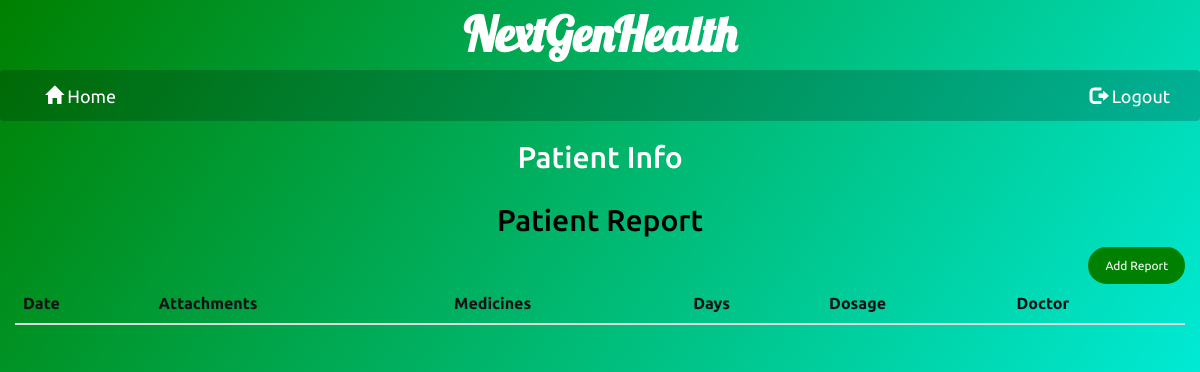
Before: /doctor/doc_id=1/patient_id=1/ (signed in) with the older database file.
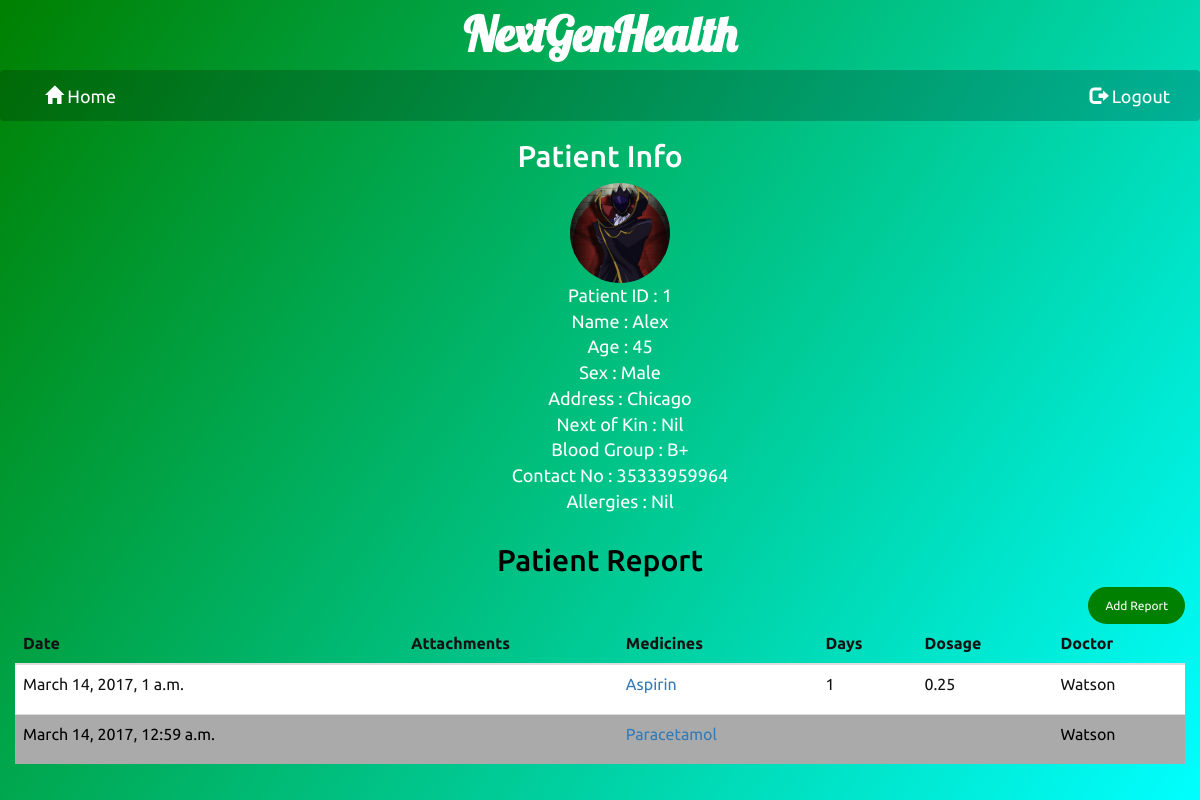
After: the same page with the newer database file.
### patient/models.py (models this page shows, shortened)
class Patient(models.Model) :
    p_id = models.BigIntegerField(primary_key=True)
    user = models.OneToOneField(User , on_delete = models.CASCADE)
    p_image = models.ImageField(upload_to = 'images/patients')
    p_name = models.CharField(max_length = 50)
    p_age = models.IntegerField(null=False)
    p_sx = models.CharField(max_length = 10)
    p_addr = models.CharField(max_length = 100)
    p_NoK = models.CharField(max_length = 50 , default = "Nil")
    p_blood = models.CharField(max_length = 3)
    p_contact = models.CharField(max_length = 50)
    p_allerg = models.CharField(max_length = 100 , default = "Nil")

### doctor/models.py (models this page shows, shortened)
class Report(models.Model) :
    patient_no = models.ForeignKey(Patient)
    date = models.DateTimeField(auto_now_add = True)
    med = models.CharField(max_length = 1000)
    attach = models.ImageField(upload_to = 'images/attachments' , null = True , blank = True)
    doc = models.CharField(max_length = 50)
    class Meta :
        unique_together = (('patient_no' , 'date'),)
    @property
    def medsplit(self) :
        return self.med.split(',')

class Prescription(models.Model) :
    pres_id = models.ForeignKey(Report)
    dosage = models.DecimalField(max_digits = 3 , decimal_places = 2 , default = 1)
    morn = models.BooleanField()
    noon = models.BooleanField()
    nite = models.BooleanField()
    timing = models.CharField(max_length = 10)
    days = models.IntegerField(default = 1)

### doctor/views.py (the view)
# urls.py: url(r'^doc_id=(?P<doc_id>[0-9]+)/patient_id=(?P<patient_id>[0-9]+)/$' , views.info , name = 'patient_info') ,
@login_required(login_url = '/doctor/')
def info(request , patient_id , **kwargs) :
    reports = Report.objects.all()
    mreports = MedReport.objects.all()
    p_info = Patient.objects.all()
    pres_info = Prescription.objects.all()
    template = loader.get_template('info.html')
    context = {'reports' : reversed(reports) , 'patient_id' : patient_id , 'mreports' : mreports , 'p_info' : p_info , 'pres_info' : pres_info}
    try:
        pid = Report.objects.filter(patient_no=patient_id)
    except Report.DoesNotExist:
        raise Http404("Patient record does not exist in the database")
    return HttpResponse(template.render(context , request))

### doctor/template/info.html (shortened to what this page needs)
<head>
    <link rel="stylesheet" href="/static/bootstrap-3.3.7-dist/css/bootstrap.min.css">
    <link rel="stylesheet" href="/static/animate.css">
</head>
<body style="background-color:#999;font-family: Ubuntu;font-size:18px;" id="info">
  <div class="container-fluid" id="title">
  <div class="page-header" style="height:50px;border:none;text-align:center;font-weight:bold;font-size:48px;color:#fff;margin-top:0;">
    <a href="../.." style="text-decoration:none;color:#fff;font-family:Lobster;">NextGenHealth</a>
  </div>
</div>
  <div id="nav-wrapper">
  <nav id="nav" class="navbar navbar-default" data-spy="affix" data-offset-top="70" style="border:none;">
    <div class="container-fluid">
      <div class="navbar-collapse collapse">
      <ul class="nav navbar-nav" style="color:#fff;">
          <li id="hm"><a href=".." id="tag"><span class="glyphicon glyphicon-home"></span> Home</a></li>
      </ul>
      <ul class="nav navbar-nav navbar-right" style="color:#000;">
        <li><a href="../../logout" id="tag"><span class="glyphicon glyphicon-log-out"></span> Logout</a></li>
      </ul>
    </div>
    </div>
  </nav>
</div>
    <div class="container-fluid" style="text-align:center;color:#fff;">
            <h2>Patient Info</h2>
            {% for p in p_info %}
            {% if p.p_id|slugify == patient_id %}
              <ul style="list-style:none;">
                <li><img src="/../media/{{p.p_image}}" alt="{{p.p_image}}" class="img-circle img-responsive" height="100" width="100"  id="displayed"/></li>
                <li>Patient ID : {{patient_id}} <li>
                <li>Name : {{p.p_name}} </li>
                <li>Age : {{p.p_age}} </li>
                <li>Sex : {{p.p_sx}} </li>
                <li>Address : {{p.p_addr}} </li>
                <li>Next of Kin : {{p.p_NoK}} </li>
                <li>Blood Group : {{p.p_blood}} </li>
                <li>Contact No : {{p.p_contact}} </li>
                <li>Allergies : {{p.p_allerg}} </li>
              </ul>
            {%endif%}
            {%endfor%}
      </div>
        <div class="container-fluid" id="report-table" style="text-align:center;">
            <h2 style="color:#000;">Patient Report</h2>
              <a href="./add_report/" id="addbtn" style="float:right;">Add Report</a>
            <table class="table table-striped" style="color:#131313;" id="tab">
                <thead>
                    <tr>
                        <th>Date</th>
                        <th>Attachments</th>
                        <th>Medicines</th>
                        <th>Days</th>
                        <th>Dosage</th>
                        <th>Doctor</th>
                    </tr>
                </thead>
                <tbody>
                    {% for r in reports %}
                        {% if patient_id == r.patient_no.p_id|slugify %}
                            <tr>
                              <td>{{r.date}}</td>
                              <td></td>
                                <td>
                                {% for m in r.medsplit %}
                                    {% for i in mreports %}
                                        {% if m|slugify == i.medname|slugify %}
                                        <p><a href="../med/med_id={{i.med_no}}/">{{m}}</a></p>
                                        {%endif%}
                                    {%endfor%}
                                {%endfor%}
                              </td>   <td>             {% for p in pres_info %}
                                          {% if p.pres_id == r %}
                            <p>{{p.days}}</p>{% endif %}
                            {% endfor %}</td>
                            <td>{% for p in pres_info %}
                                        {% if p.pres_id == r %}<p>{{p.dosage}}</p>{% endif %}
                                        {% endfor %}</td>
                                <td>{{r.doc}}</td>
                            </tr>
                        {% endif %}
                    {% endfor %}
                </tbody>
            </table>
        </div>
</body>

Changed rows visible on the page:
added Patient: p_image (picture), p_id "1", p_name "Alex", p_age "45", p_sx "Male", p_addr "Chicago", p_NoK "Nil", p_blood "B+", p_contact "35333959964", p_allerg "Nil"
now on this page (row edited): Report: date "March 14, 2017, 1 a.m.", med "Aspirin", doc "Watson"
now on this page (row edited): Prescription: days "1", dosage "0.25"
now on this page (row edited): Report: date "March 14, 2017, 12:59 a.m.", med "Paracetamol", doc "Watson"
